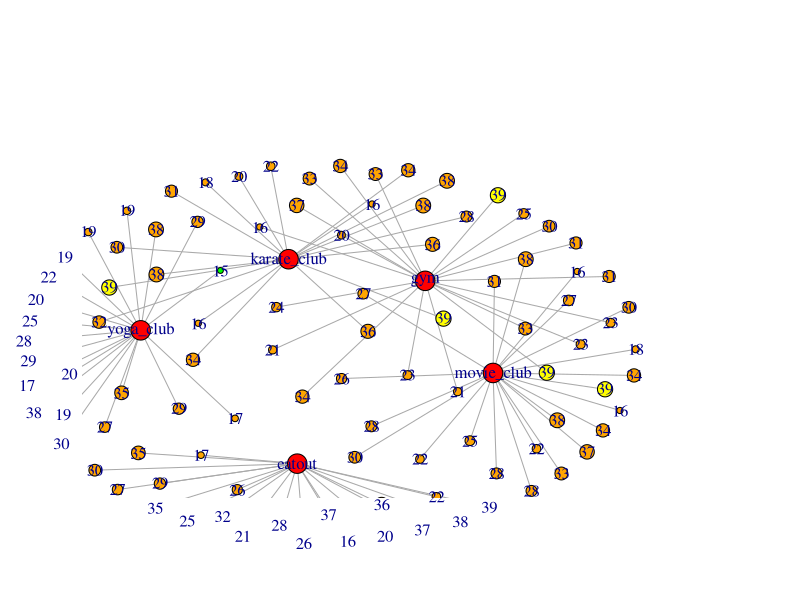
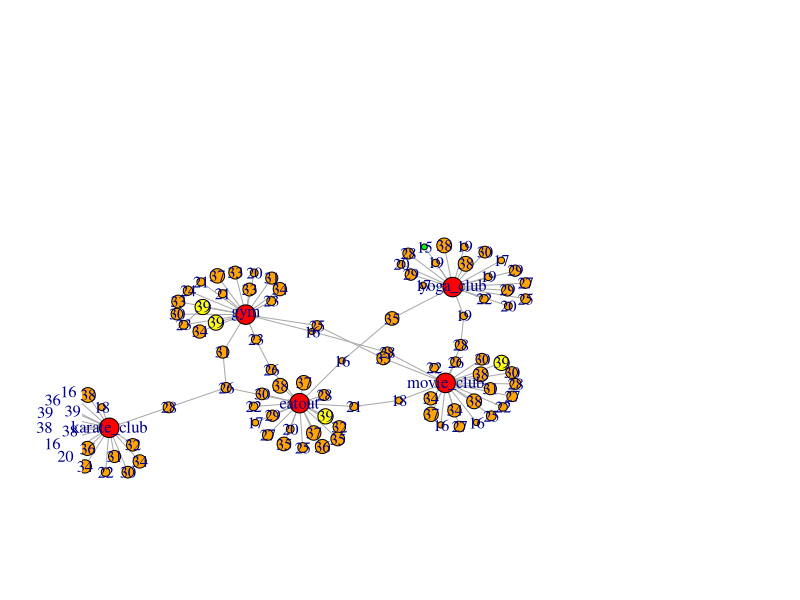
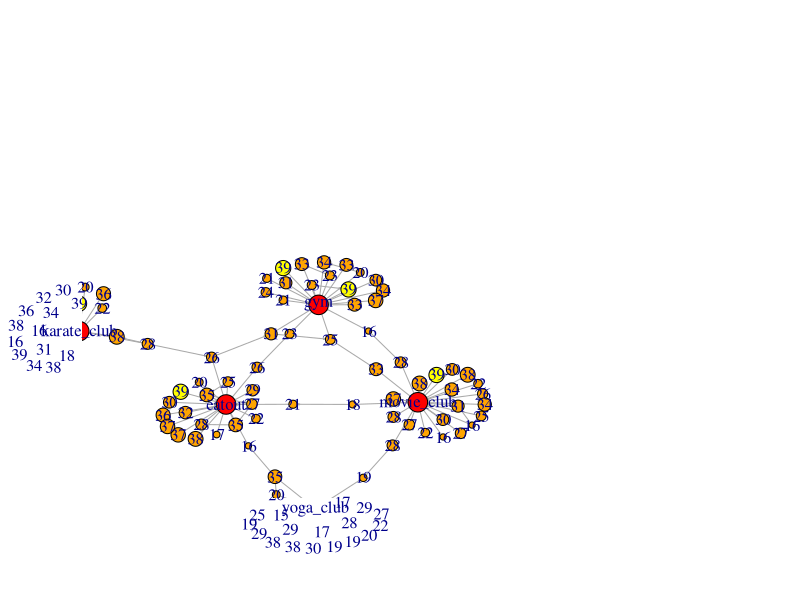

Recreate these plots in R, in order. (Note: a time limit stopped this script after it produced the figures.)
  library(igraph)
  
  
  G <- make_empty_graph(100) %>% 
    set_vertex_attr("name",value = as.integer(runif(100,15,40))) %>% 
    set_vertex_attr("Type",value = "Person")
  
  #adding foci nodes
  add_foci_nodes <- function(G)
  {
    i = gorder(G) + 1
    foci_nodes = c("gym","eatout","movie_club","karate_club","yoga_club")
    for(j in 1:5)
    {
      G = G + vertices(i)
      G = set_vertex_attr(G,"name",index = i,value = foci_nodes[j])
      G = set_vertex_attr(G,"Type",index = i,value = "foci")
      i = i + 1
    }
    return(G) 
  }
  
  
  #get the size of the nodes
  get_size <- function(G)
  {
    num = gorder(G)
    nsl <- c()
    for (i in 1:num)
    {
      if (V(G)[i]$Type == "Person")
        nsl<- c(nsl,V(G)[i]$name)
      else
        nsl <- c(nsl,50)
    }
    return(nsl)
  }
  
  
  #get the label of the nodes
  get_labels <- function(G)
  {
    num = gorder(G)
    ll <- c()
    for (i in 1:num)
    {
      if(V(G)[i]$Type == "Person")
        ll <- c(ll,(V(G)[i]$name))
      else
        ll <- c(ll,V(G)[i]$name)
    }
    return(ll)
  }
  
  #get the color of the nodes
  get_color <- function(G)
  {
    num = gorder(G)
    cl <- c()
    for (i in 1:num)
    {
      if(V(G)[i]$Type == "Person")
        if(V(G)[i]$name == 15)
          cl <- c(cl,"green")
        else if(V(G)[i]$name == 39)
          cl <- c(cl,"yellow")
        else
          cl <- c(cl,"orange")
      else
        cl <- c(cl,"red")
    }
    return(cl)
  }
  
  get_person_nodes <- function()
  {
    num = gorder(G)
    for (i in 1:num)
    {
      p <- c()
      for (i in 1:num)
      {
        if(V(G)[i]$Type == "Person")
          p <- c(p,i)
      }
    }
    print(p)
    return (p)
  }
  
  get_foci_nodes <- function()
  {
    num = gorder(G)
    for (i in 1:num)
    {
      f <- c()
      for (i in 1:num)
      {
        if(V(G)[i]$Type == "foci")
          f <- c(f,i)
      }
    }
    return (f)
  }
  
  add_foci_edges <- function(G)
  {
    f = get_foci_nodes()
    p = get_person_nodes()
    for (j in p)
    {
      r = sample(f,1)
      G = G + edge(j,r)
    }
    return(G)
  }
  
  homophily <-function(G)
  { i =0
    pnodes = get_person_nodes()
    for (u in pnodes){
      for (v in pnodes)
      {
        if (u!=v)
        {
         
          diff = abs(as.integer(V(G)[u]$name) -as.integer( V(G)[v]$name))
          p = 1/(diff + 1000)
         
          r = runif(1)
   
          if (r < p)
          {
            i = i+1
            print(i)
            G = G + edges(u,v)
          }
        }
      }
    }
    return (G)
  }
  cmn <- function(u,v,G)
  {
    nv = neighbors(G,v)
    nu = neighbors(G,u)
    return (length(intersect(nv,nu)))
  }
  closures <- function(G)
  {
    arr <- c()
    num = gorder(G)
    for (u in 1:num)
      for (v in 1:num)
      {
        if(u!=v && (V(G)[u]$Type == "Person" || V(G)[v]$Type == "foci"))
        {
          k = cmn(u,v,G)
          p = 1 - (1-0.01)^k
          temp <- c()
          temp <- c(temp,u)
          temp <- c(temp,v)
          temp <- c(temp,p)
          arr <- rbind(arr,temp)
        }
      }
    for (each in 1:nrow(arr))
    {
      u = arr[each,1]
      v = arr[each,2]
      p = arr[each,3]
      r = runif(1)
      if (r < p)
      {
        G = G + edges(u,v)
      }
    }
    return (G)
  }
  
  G = add_foci_nodes(G)
  nodesize = get_size(G)
  labels = get_labels(G)
  color_arr = get_color(G)
  G = add_foci_edges(G)

  plot(G,vertex.label = labels,vertex.size=as.integer(nodesize),vertex.label.font = 0.01,
       rescale = FALSE, ylim=c(-4,12),xlim=c(-4,12), asp = 0,layout = layout.kamada.kawai,
       vertex.color = color_arr,edge.arrow.size = 0.1)
    G = homophily(G)

  plot(G,vertex.label = labels,vertex.size=as.integer(nodesize),vertex.label.font = 0.01,
       rescale = FALSE, ylim=c(-4,12),xlim=c(-4,12), asp = 0,layout = layout.kamada.kawai,
       vertex.color = color_arr,edge.arrow.size = 0.1)
  while(1){
  G = closures(G)
  plot(G,vertex.label = labels,vertex.size=as.integer(nodesize),vertex.label.font = 0.01,
       rescale = FALSE, ylim=c(-4,12),xlim=c(-4,12), asp = 0,layout = layout.kamada.kawai,
       vertex.color = color_arr,edge.arrow.size = 0.1)}
  
    
